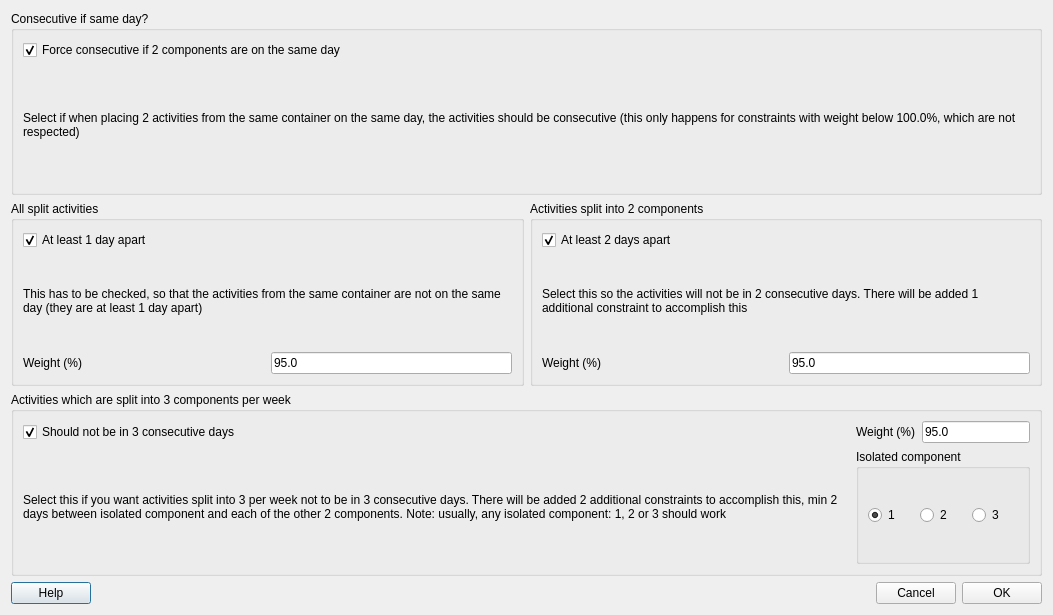
<?xml version="1.0" encoding="UTF-8"?>
<ui version="4.0">
 <class>SpreadMinDaysConstraintsFiveDaysForm_template</class>
 <widget class="QDialog" name="SpreadMinDaysConstraintsFiveDaysForm_template">
  <property name="geometry">
   <rect>
    <x>0</x>
    <y>0</y>
    <width>1053</width>
    <height>615</height>
   </rect>
  </property>
  <property name="windowTitle">
   <string>Spreading the activities evenly over the week</string>
  </property>
  <layout class="QGridLayout" name="gridLayout_6">
   <item row="0" column="0" colspan="4">
    <widget class="QGroupBox" name="groupBox_5">
     <property name="title">
      <string>Consecutive if same day?</string>
     </property>
     <layout class="QGridLayout" name="gridLayout_2">
      <item row="0" column="0">
       <widget class="QCheckBox" name="consecutiveIfSameDayCheckBox">
        <property name="text">
         <string>Force consecutive if 2 components are on the same day</string>
        </property>
        <property name="checked">
         <bool>true</bool>
        </property>
       </widget>
      </item>
      <item row="1" column="0">
       <widget class="QLabel" name="label_6">
        <property name="sizePolicy">
         <sizepolicy hsizetype="Minimum" vsizetype="Minimum">
          <horstretch>0</horstretch>
          <verstretch>0</verstretch>
         </sizepolicy>
        </property>
        <property name="text">
         <string>Select if when placing 2 activities from the same container on the same day, the activities should be consecutive (this only happens for constraints with weight below 100.0%, which are not respected)</string>
        </property>
        <property name="wordWrap">
         <bool>true</bool>
        </property>
       </widget>
      </item>
     </layout>
    </widget>
   </item>
   <item row="1" column="0" colspan="4">
    <layout class="QHBoxLayout" name="horizontalLayout">
     <item>
      <widget class="QGroupBox" name="groupBox_4">
       <property name="title">
        <string>All split activities</string>
       </property>
       <layout class="QGridLayout" name="gridLayout_3">
        <item row="0" column="0">
         <widget class="QCheckBox" name="spread4OrMoreCheckBox">
          <property name="enabled">
           <bool>true</bool>
          </property>
          <property name="text">
           <string>At least 1 day apart</string>
          </property>
          <property name="checkable">
           <bool>true</bool>
          </property>
          <property name="checked">
           <bool>true</bool>
          </property>
         </widget>
        </item>
        <item row="1" column="0" colspan="2">
         <widget class="QLabel" name="label_4">
          <property name="sizePolicy">
           <sizepolicy hsizetype="Minimum" vsizetype="Minimum">
            <horstretch>0</horstretch>
            <verstretch>0</verstretch>
           </sizepolicy>
          </property>
          <property name="text">
           <string>This has to be checked, so that the activities from the same container are not on the same day (they are at least 1 day apart)</string>
          </property>
          <property name="wordWrap">
           <bool>true</bool>
          </property>
         </widget>
        </item>
        <item row="2" column="0">
         <widget class="QLabel" name="weight4Label">
          <property name="text">
           <string>Weight (%)</string>
          </property>
         </widget>
        </item>
        <item row="2" column="1">
         <widget class="QLineEdit" name="weight4LineEdit">
          <property name="sizePolicy">
           <sizepolicy hsizetype="Minimum" vsizetype="Fixed">
            <horstretch>0</horstretch>
            <verstretch>0</verstretch>
           </sizepolicy>
          </property>
          <property name="text">
           <string notr="true">95.0</string>
          </property>
         </widget>
        </item>
       </layout>
      </widget>
     </item>
     <item>
      <widget class="QGroupBox" name="groupBox_2">
       <property name="title">
        <string>Activities split into 2 components</string>
       </property>
       <layout class="QGridLayout" name="gridLayout">
        <item row="0" column="0" colspan="2">
         <widget class="QCheckBox" name="spread2CheckBox">
          <property name="text">
           <string>At least 2 days apart</string>
          </property>
          <property name="checked">
           <bool>true</bool>
          </property>
         </widget>
        </item>
        <item row="1" column="0" colspan="2">
         <widget class="QLabel" name="label_2">
          <property name="sizePolicy">
           <sizepolicy hsizetype="Minimum" vsizetype="Minimum">
            <horstretch>0</horstretch>
            <verstretch>0</verstretch>
           </sizepolicy>
          </property>
          <property name="text">
           <string>Select this so the activities will not be in 2 consecutive days. There will be added 1 additional constraint to accomplish this</string>
          </property>
          <property name="wordWrap">
           <bool>true</bool>
          </property>
         </widget>
        </item>
        <item row="2" column="0">
         <widget class="QLabel" name="weight2Label">
          <property name="text">
           <string>Weight (%)</string>
          </property>
         </widget>
        </item>
        <item row="2" column="1">
         <widget class="QLineEdit" name="weight2LineEdit">
          <property name="sizePolicy">
           <sizepolicy hsizetype="Minimum" vsizetype="Fixed">
            <horstretch>0</horstretch>
            <verstretch>0</verstretch>
           </sizepolicy>
          </property>
          <property name="text">
           <string notr="true">95.0</string>
          </property>
         </widget>
        </item>
       </layout>
      </widget>
     </item>
    </layout>
   </item>
   <item row="2" column="0" colspan="4">
    <widget class="QGroupBox" name="groupBox_3">
     <property name="sizePolicy">
      <sizepolicy hsizetype="Preferred" vsizetype="Preferred">
       <horstretch>0</horstretch>
       <verstretch>0</verstretch>
      </sizepolicy>
     </property>
     <property name="title">
      <string>Activities which are split into 3 components per week</string>
     </property>
     <layout class="QGridLayout" name="gridLayout_5">
      <item row="0" column="0">
       <widget class="QCheckBox" name="spread3CheckBox">
        <property name="sizePolicy">
         <sizepolicy hsizetype="Expanding" vsizetype="Fixed">
          <horstretch>0</horstretch>
          <verstretch>0</verstretch>
         </sizepolicy>
        </property>
        <property name="text">
         <string>Should not be in 3 consecutive days</string>
        </property>
        <property name="checked">
         <bool>true</bool>
        </property>
       </widget>
      </item>
      <item row="1" column="0">
       <widget class="QLabel" name="label_3">
        <property name="sizePolicy">
         <sizepolicy hsizetype="Minimum" vsizetype="Minimum">
          <horstretch>0</horstretch>
          <verstretch>0</verstretch>
         </sizepolicy>
        </property>
        <property name="text">
         <string>Select this if you want activities split into 3 per week not to be in 3 consecutive days. There will be added 2 additional constraints to accomplish this, min 2 days between isolated component and each of the other 2 components. Note: usually, any isolated component: 1, 2 or 3 should work</string>
        </property>
        <property name="wordWrap">
         <bool>true</bool>
        </property>
       </widget>
      </item>
      <item row="0" column="1">
       <widget class="QLabel" name="weight3Label">
        <property name="text">
         <string>Weight (%)</string>
        </property>
       </widget>
      </item>
      <item row="0" column="2">
       <widget class="QLineEdit" name="weight3LineEdit">
        <property name="sizePolicy">
         <sizepolicy hsizetype="Minimum" vsizetype="Fixed">
          <horstretch>0</horstretch>
          <verstretch>0</verstretch>
         </sizepolicy>
        </property>
        <property name="text">
         <string notr="true">95.0</string>
        </property>
       </widget>
      </item>
      <item row="1" column="1" colspan="2">
       <widget class="QGroupBox" name="aloneGroupBox">
        <property name="sizePolicy">
         <sizepolicy hsizetype="Minimum" vsizetype="Minimum">
          <horstretch>0</horstretch>
          <verstretch>0</verstretch>
         </sizepolicy>
        </property>
        <property name="title">
         <string>Isolated component</string>
        </property>
        <layout class="QGridLayout" name="gridLayout_4">
         <item row="0" column="0">
          <widget class="QRadioButton" name="type123RadioButton">
           <property name="sizePolicy">
            <sizepolicy hsizetype="Minimum" vsizetype="Minimum">
             <horstretch>0</horstretch>
             <verstretch>0</verstretch>
            </sizepolicy>
           </property>
           <property name="text">
            <string>1</string>
           </property>
           <property name="checked">
            <bool>true</bool>
           </property>
          </widget>
         </item>
         <item row="0" column="2">
          <widget class="QRadioButton" name="type312RadioButton">
           <property name="sizePolicy">
            <sizepolicy hsizetype="Minimum" vsizetype="Minimum">
             <horstretch>0</horstretch>
             <verstretch>0</verstretch>
            </sizepolicy>
           </property>
           <property name="text">
            <string>3</string>
           </property>
          </widget>
         </item>
         <item row="0" column="1">
          <widget class="QRadioButton" name="type213RadioButton">
           <property name="sizePolicy">
            <sizepolicy hsizetype="Minimum" vsizetype="Minimum">
             <horstretch>0</horstretch>
             <verstretch>0</verstretch>
            </sizepolicy>
           </property>
           <property name="text">
            <string>2</string>
           </property>
          </widget>
         </item>
        </layout>
       </widget>
      </item>
     </layout>
    </widget>
   </item>
   <item row="3" column="0">
    <widget class="QPushButton" name="helpPushButton">
     <property name="text">
      <string>Help</string>
     </property>
    </widget>
   </item>
   <item row="3" column="1">
    <spacer name="horizontalSpacer">
     <property name="orientation">
      <enum>Qt::Horizontal</enum>
     </property>
     <property name="sizeHint" stdset="0">
      <size>
       <width>405</width>
       <height>20</height>
      </size>
     </property>
    </spacer>
   </item>
   <item row="3" column="2">
    <widget class="QPushButton" name="cancelPushButton">
     <property name="text">
      <string>Cancel</string>
     </property>
    </widget>
   </item>
   <item row="3" column="3">
    <widget class="QPushButton" name="okPushButton">
     <property name="text">
      <string>OK</string>
     </property>
    </widget>
   </item>
  </layout>
 </widget>
 <resources/>
 <connections/>
</ui>
